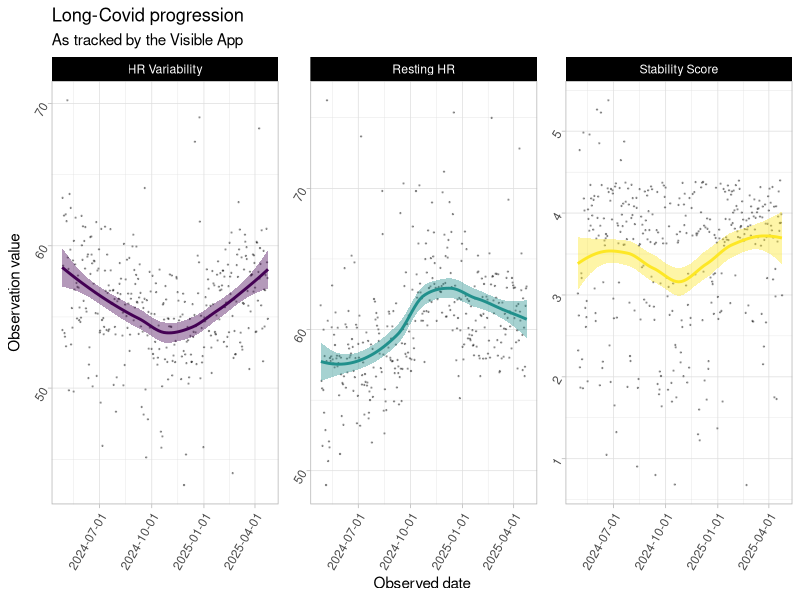
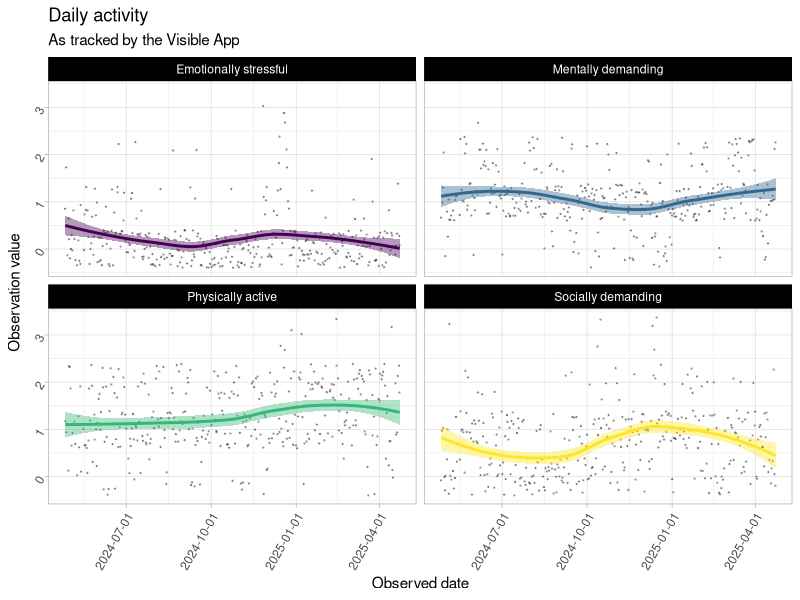
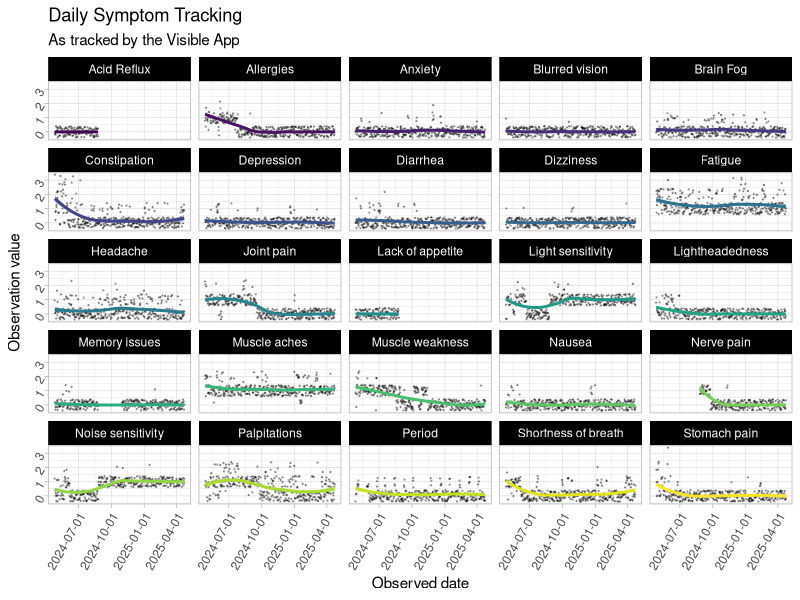
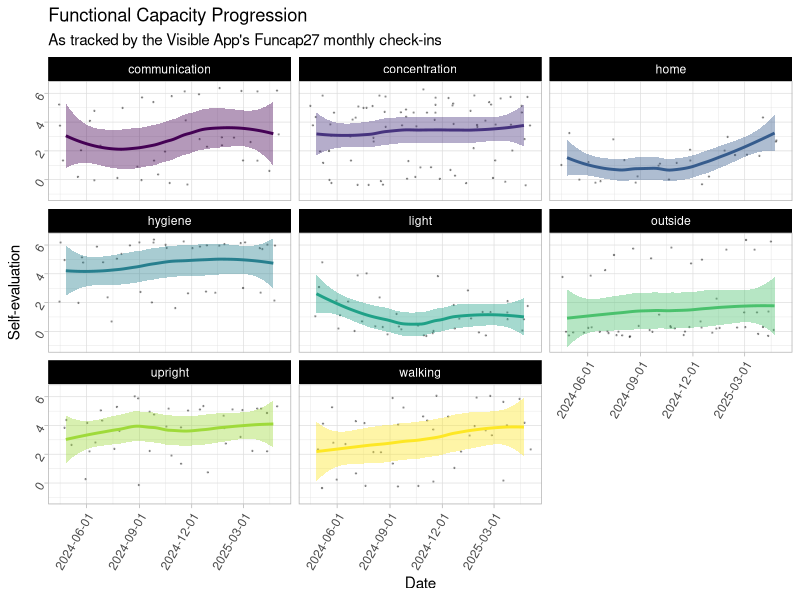
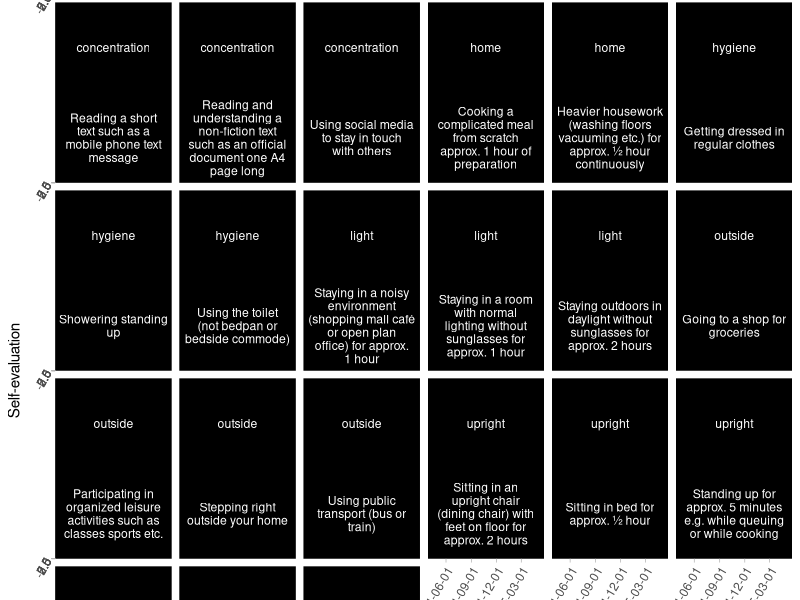
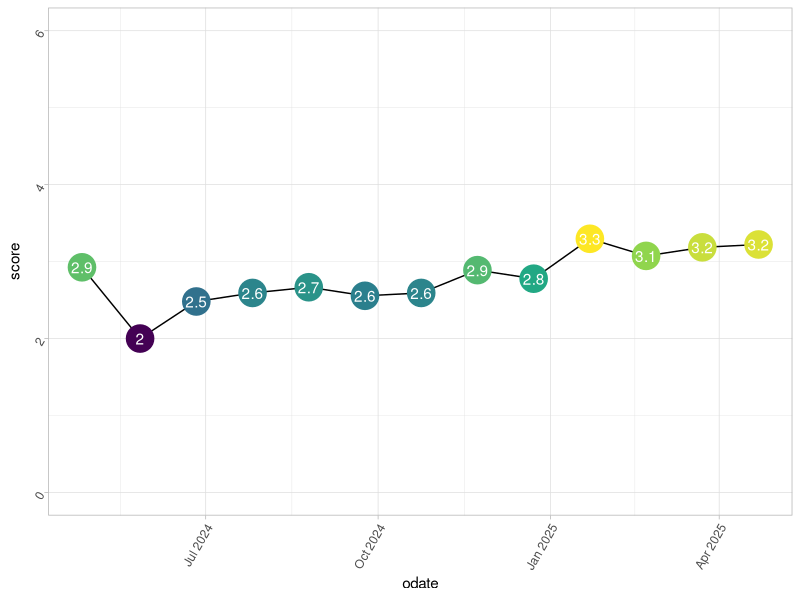
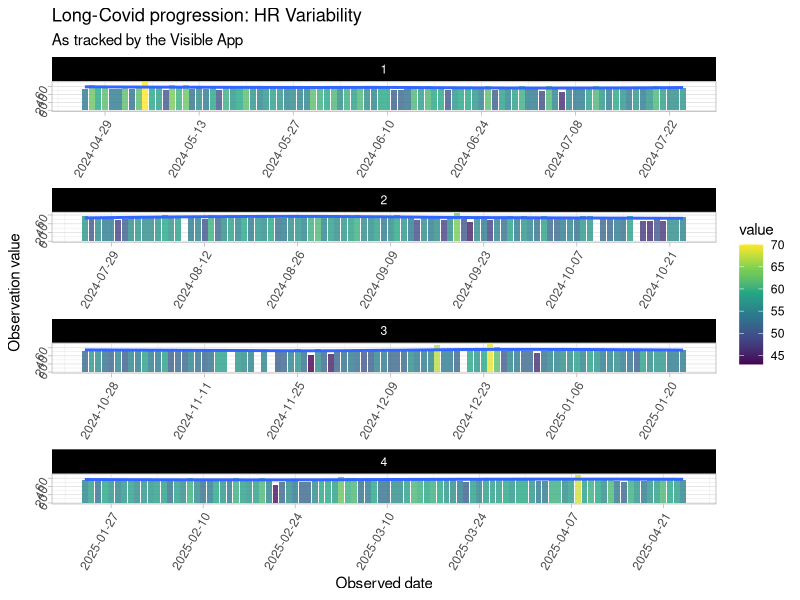
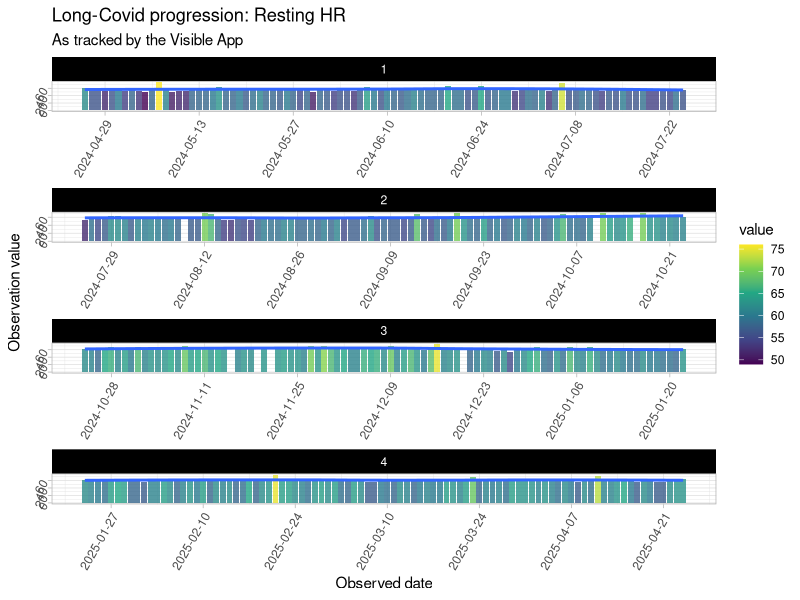

Reproduce these figures in R, in order.
## ---- chunk 1
#| label: load
library(tidyverse)

visible <- read_csv(here::here(
  "content/blog/2025/05-01_visible/visible.csv"
))
glimpse(visible)
## ---- chunk 2
#| label: lookup
# What are our categories
unique(visible$tracker_category)

# What are our trackers
unique(visible$tracker_name)
## ---- chunk 3
#| label: cleanup
visible <- visible |>
  group_by(observation_date) |>
  mutate(
    note = if_else(tracker_name == "Note", observation_value, ""),
    note = paste(unique(note), collapse = ","),
    note = if_else(note == "", NA, note)
  ) |>
  filter(tracker_name != "Note") |>
  ungroup() |>
  transmute(
    odate = observation_date,
    category = tracker_category,
    tracker = tracker_name,
    value = as.numeric(observation_value),
    note = note
  )
## ---- chunk 4
#| label: measurements
# Set some ggplot2 defaults
theme_set(theme_light())
theme_update(
  strip.background = element_rect(fill = "#000"),
  axis.text = element_text(angle = 60, hjust = 1)
)

options(
  "ggplot2.discrete.colour" = scale_colour_viridis_d,
  "ggplot2.discrete.fill" = scale_fill_viridis_d,
  "ggplot2.continuous.colour" = scale_colour_viridis_c,
  "ggplot2.continuous.fill" = scale_fill_viridis_c
)


visible |>
  filter(category == "Measurement") |>
  ggplot(aes(
    x = odate,
    y = value
  )) +
  geom_jitter(alpha = .3, size = .2) +
  geom_smooth(
    aes(
      group = tracker,
      colour = tracker,
      fill = tracker
    ),
    show.legend = FALSE
  ) +
  facet_wrap(~tracker, scales = "free_y") +
  scale_x_date(date_breaks = "3 months") +
  labs(
    title = "Long-Covid progression",
    subtitle = "As tracked by the Visible App",
    x = "Observed date",
    y = "Observation value"
  )
## ---- chunk 5
#| label: activities
visible <- visible |>
  mutate(
    type = case_match(
      category,
      c(
        "Gastrointestinal",
        "Muscles",
        "Brain",
        "Heart and Lungs",
        "Pain",
        "Sensory",
        "General",
        "Menstrual",
        "Allergies",
        "Fatigue"
      ) ~
        "Symptoms",
      c(
        "Cognitive",
        "Emotional",
        "Physical",
        "Social"
      ) ~
        "Activity",
      c("Crash", "Period") ~ "Event"
    )
  )

visible |>
  filter(type == "Activity") |>
  ggplot(aes(
    x = odate,
    y = value
  )) +
  geom_jitter(alpha = .3, size = .2) +
  geom_smooth(
    aes(
      group = tracker,
      colour = tracker,
      fill = tracker
    ),
    show.legend = FALSE
  ) +
  facet_wrap(~tracker) +
  scale_x_date(date_breaks = "3 months") +
  labs(
    title = "Daily activity",
    subtitle = "As tracked by the Visible App",
    x = "Observed date",
    y = "Observation value"
  )
## ---- chunk 6
#| label: symptoms
#| output-height: 700px
#| fig-height: 10
visible |>
  filter(type == "Symptoms") |>
  ggplot(aes(
    x = odate,
    y = value
  )) +
  geom_jitter(alpha = .3, size = .2) +
  geom_smooth(
    aes(
      group = tracker,
      colour = tracker,
      fill = tracker
    ),
    show.legend = FALSE
  ) +
  facet_wrap(~tracker) +
  scale_x_date(date_breaks = "3 months") +
  labs(
    title = "Daily Symptom Tracking",
    subtitle = "As tracked by the Visible App",
    x = "Observed date",
    y = "Observation value"
  )
## ---- chunk 7
#| label: funcap-cats
#| output-height: 700px
#| fig-height: 10

visible <- visible |>
  mutate(
    type = if_else(
      is.na(type),
      gsub("Funcap_", "", category),
      type
    ),
    category = if_else(
      grepl("Funcap_", category),
      "FunCap27",
      category
    )
  )


visible |>
  filter(category == "FunCap27") |>
  ggplot(aes(
    x = odate,
    y = value
  )) +
  geom_jitter(alpha = .3, size = .2) +
  geom_smooth(
    aes(
      fill = type,
      colour = type,
      group = type,
    ),
    show.legend = FALSE
  ) +
  facet_wrap(~type) +
  scale_x_date(date_breaks = "3 months") +
  labs(
    title = "Functional Capacity Progression",
    subtitle = "As tracked by the Visible App's Funcap27 monthly check-ins",
    x = "Date",
    y = "Self-evaluation"
  )
## ---- chunk 8
#| include: false

saveRDS(visible, "visible_clean.rds")
## ---- chunk 9
#| include: false

saveRDS(visible, "visible_clean.rds")
## ---- chunk 10
#| label: funcap-all
#| output-height: 1700px
#| fig-height: 20

visible |>
  filter(category == "FunCap27") |>
  ggplot(aes(
    x = odate,
    y = value
  )) +
  geom_jitter(alpha = .3, size = .2) +
  geom_smooth(
    aes(
      fill = type,
      colour = type,
      group = tracker,
    ),
    show.legend = FALSE
  ) +
  facet_wrap(
    ~ type + tracker,
    labeller = labeller(
      tracker = label_wrap_gen(20)
    )
  ) +
  scale_x_date(date_breaks = "3 months") +
  labs(
    title = "Functional Capacity Progression",
    subtitle = "As tracked by the Visible App's Funcap27 monthly check-ins",
    x = "Date",
    y = "Self-evaluation"
  )
## ---- chunk 11
#| label: featured
funcap_sum <- visible |>
  filter(category == "FunCap27") |>
  group_by(odate) |>
  summarise(
    score = mean(value)
  )

funcap_sum |>
  ggplot(aes(
    x = odate,
    y = score
  )) +
  geom_line() +
  geom_point(
    size = 9,
    show.legend = FALSE,
    aes(colour = score)
  ) +
  geom_text(
    aes(
      label = round(score, 1)
    ),
    colour = "white"
  ) +
  scale_y_continuous(limits = c(0, 6))
## ---- chunk 12
#| label: zoom-hrv
#| output-height: 1700px
#| fig-height: 20

visible <- visible |>
  mutate(
    panels = cut(odate, 4, labels = FALSE)
  )

measurements <- visible |>
  filter(category == "Measurement")

zooms <- split(measurements, measurements$tracker) |>
  lapply(function(x) {
    ggplot(
      x,
      aes(
        x = odate,
        y = value
      )
    ) +
      geom_bar(
        alpha = .8,
        stat = "identity",
        aes(fill = value)
      ) +
      geom_smooth() +
      facet_wrap(~panels, ncol = 1, scales = "free") +
      scale_x_date(date_breaks = "2 weeks") +
      labs(
        title = paste(
          "Long-Covid progression:",
          unique(x$tracker)
        ),
        subtitle = "As tracked by the Visible App",
        x = "Observed date",
        y = "Observation value"
      )
  })

zooms$`HR Variability`
## ---- chunk 13
#| label: zoom-hr
#| output-height: 1700px
#| fig-height: 20
zooms$`Resting HR`
## ---- chunk 14
#| label: zoom-stability
#| output-height: 1700px
#| fig-height: 20
zooms$`Stability Score`
## ---- chunk 15
#| label: wide
visible_wide <- visible |>
  filter(category != "FunCap27") |>
  unite(type, c(type, category, tracker)) |>
  pivot_wider(
    id_cols = odate,
    names_from = type,
    values_from = value
  )
visible_wide
## ---- chunk 16
#| label: remove-na-cols
remove_na_columns <- function(df, threshold = 0.5) {
  # Check if threshold is valid
  if (threshold <= 0 || threshold >= 1) {
    warning("threshold must be between 0 and 1. Returning original dataframe.")
    return(df)
  }

  # Calculate the percentage of NA values in each column
  na_percentages <- colMeans(is.na(df))

  # Identify columns to keep (NA percentage <= threshold)
  columns_to_keep <- names(df)[na_percentages <= threshold]

  # Return the dataframe with the selected columns
  df[, columns_to_keep, drop = FALSE]
}
## ---- chunk 17
#| label: correlation matrix
#| output-height: 700px
#| fig-height: 10
visible_wide <- visible_wide |>
  remove_na_columns()

visible_wide_num <- visible_wide |> 
  select(where(is.numeric)) |>
  drop_na()

cordat <- cor(visible_wide_num) |>
  as_tibble()
cordat$var <- names(cordat)

cordat |>
  pivot_longer(-var) |>
  ggplot(aes(
    x = name,
    y = var,
    fill = value
  )) +
  geom_tile()
## ---- chunk 18
saveRDS(visible_wide, "visible_wide.rds")
## ---- chunk 19
# Remove cols with only 0's
remove_0_cols <- function(data) {
  idx <- apply(data, 2, function(x) {
    all(x == 0)
  }) |>
    which()
  data[, idx * -1]
}
## ---- chunk 20
#| label: clustering
#| cache: true
library(cluster)
library(pvclust)
library(ggraph)
library(tidygraph)

clust <- visible_wide_num |>
  remove_0_cols() |>
  scale() |>
  pvclust(
    method.hclust = "ward.D2",
    method.dist = "euclidean",
    nboot = 1000
  )

clust_graph <- as_tbl_graph(clust$hclust)

# Make prettier names
clustdt <- as.list(clust_graph)
clustdt$nodes <- clustdt$nodes |>
  separate(label, c("type", "category", "tracker"), sep = "_")
clustdt <- as_tbl_graph(clustdt)

ggraph(clustdt, "circlepack") +
  geom_node_circle(
    aes(fill = depth),
    n = 50,
    show.legend = FALSE
  ) +
  geom_node_label(
    aes(label = tracker),
    repel = TRUE,
    size = 2
  ) +
  coord_fixed()

## ---- chunk 21
#| include: false

saveRDS(clustdt, "clusters.rds")
